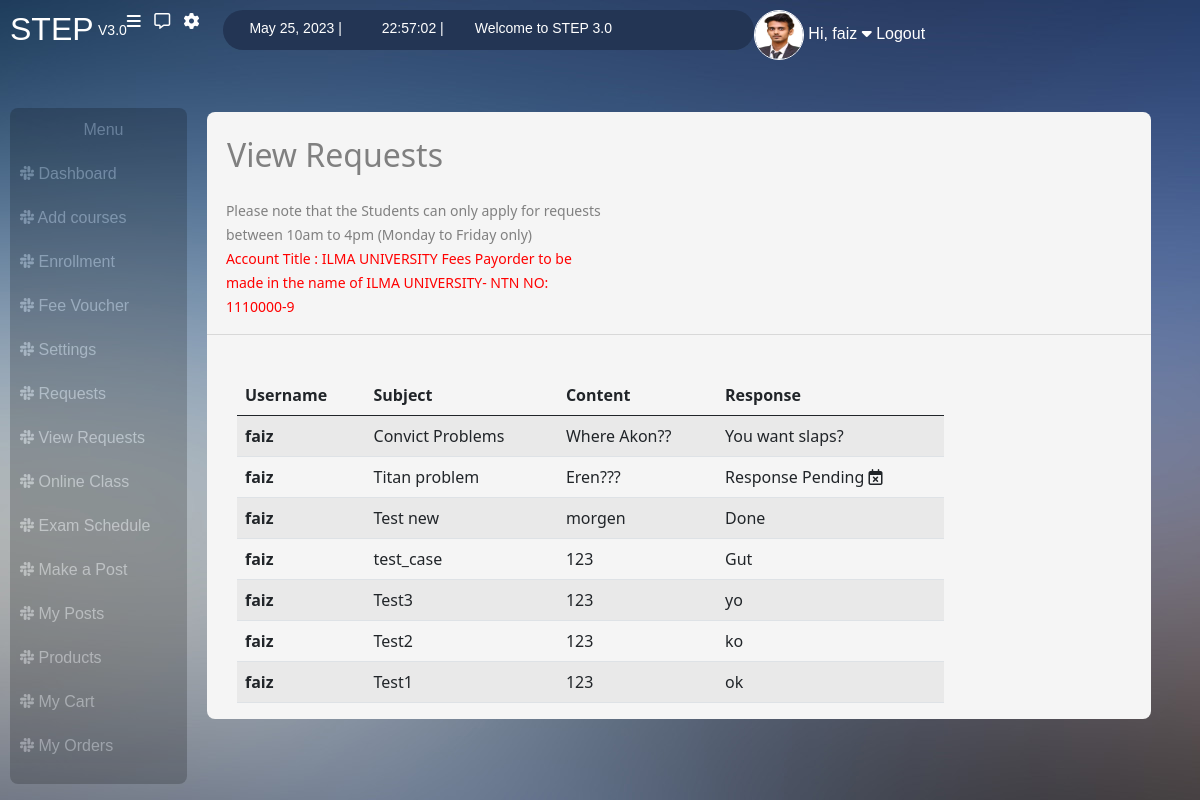
/view_requests/ (signed in), run on an earlier commit of the app's database.
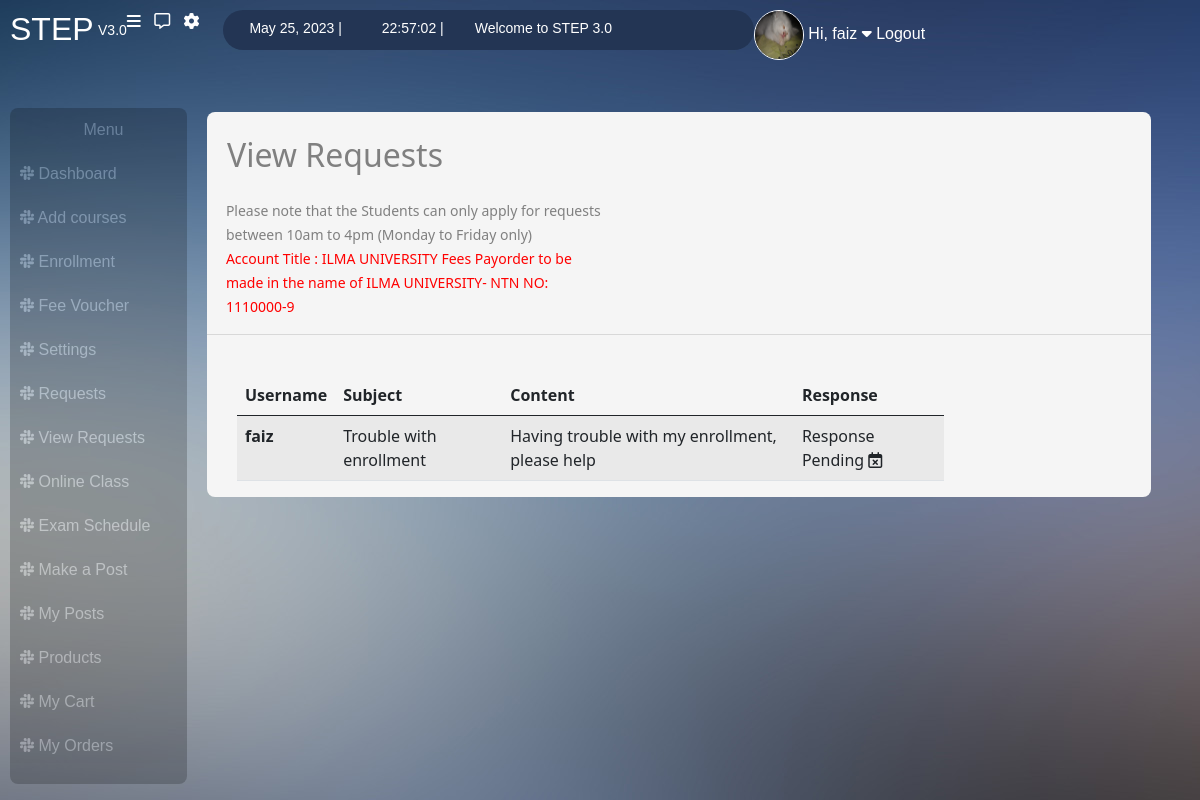
And on a later commit of the database.
### users/models.py (models this page shows, shortened)
class UserInfo(models.Model):
    user = models.ForeignKey(User, on_delete=models.CASCADE)
    degree_title = models.CharField(max_length=20, blank=True, default='bscs')
    address = models.CharField(max_length=50)
    profile_img = models.ImageField(upload_to='profile_images', default='blank-profile-picture.png')
    contact = models.CharField(max_length=20)
    is_student = models.BooleanField(blank=False, default=True)
    is_teacher = models.BooleanField(blank=False, default=False)

class OtherRequests(models.Model):
    user = models.CharField(max_length=50)
    subject = models.CharField(max_length=50, blank=True)
    content = models.CharField(max_length=150)
    created_at = models.DateTimeField(default=datetime.now)
    response = models.CharField(max_length=150, default='Response Pending')
    has_responded = models.BooleanField(default=False)

### users/views.py (the view)
# urls.py: path('view_requests/', views.view_requests, name="view_requests"),
@login_required(login_url='student_login')
def view_requests(request):
    user_profile = UserInfo.objects.get(user=request.user)
    if user_profile.is_teacher ==True:
        messages.warning(request, "You are logged in as a teacher and trying to access student's portal")
        return redirect('teacher_dashboard')
    else:
        today = date.today()
        now = datetime.now()
        current_time = now.strftime("%H:%M:%S")
        current_user = request.user
        current_user_object = OtherRequests.objects.filter(user=current_user).order_by('-id')
        return render(request, 'users/view_requests.html', {'user_profile': user_profile, 'today':today, 'current_time': current_time, 'current_user_object': current_user_object})

### users/templates/users/view_requests.html (shortened to what this page needs)
{% extends "users/base.html" %}
{% block heading %} View Requests {% endblock %}
    {% block content %}
                            <br>
                            <table class="table table-striped">
                                <thead>
                                  <tr>
                                    <th scope="col">Username</th>
                                    <th scope="col">Subject</th>
                                    <th scope="col">Content</th>
                                    <th scope="col">Response</th>
                                  </tr>
                                </thead>
                                <tbody>
                                    {% for request in current_user_object %}
                                  <tr>
                                    <th scope="row">{{request.user}}</th>
                                    <td>{{request.subject}}</td>
                                    <td>{{request.content}}</td>
                                    {% if request.response == 	"Response Pending" %}
                                    <td>{{request.response}}&nbsp;<i class="fa-sharp fa-regular fa-calendar-xmark"></i></td>
                                    {% else %}
                                    <td>{{request.response}}</td>
                                    {% endif %}
                                  </tr>
                                  {% endfor %}
                                </tbody>
                              </table>
{% endblock %}

### users/templates/users/base.html (shortened to what this page needs)
{% load static %}
<!DOCTYPE html>
<html lang="en">
<head>
    <link href="https://cdn.jsdelivr.net/npm/bootstrap@5.0.2/dist/css/bootstrap.min.css" rel="stylesheet">
    <link rel="stylesheet" href="{% static 'users/register_style.css' %}">
</head>
<body>
    <div class="box">
        <div class="nav">
            <a href="/dashboard"><h2>STEP </h2></a>  &nbsp;
            <small>  V3.0 </small>
                <a href="#"><i class="fa-solid fa-bars requests"></i></a> &nbsp; &nbsp;
                <a href="/request"><i class="fa-regular fa-message "></i></a> &nbsp; &nbsp;
                <a href="/settings" title="Settings"><i class="fa-solid fa-gear"></i></a>  &nbsp; &nbsp;
                <div class="oval_div">
                    <small> {{today}} |</small>  &nbsp; <small> {{current_time}}  |</small>
                    <small> Welcome to STEP 3.0 </small>
                </div>
                <dv class="profile_div">
                    <a href="/profile/{{user}}">
                        <img class="img-fluid " src="{{ user_profile.profile_img.url }}">
                        <span>Hi, {{user}}</span>
                        <i class="fa-solid fa-caret-down"></i>
                    </a>
                    <a href="/student_logout">Logout</a>
                </dv>
        </div>
                <br>   <br>
            <div class="responsive">
                    <div class="vertical_nav nav">
                        <ul>
                            <li class="text-center">Menu</li>
                            <a href="/dashboard"><li><i class="fa-brands fa-slack"></i>  Dashboard</li></a>
                            <a href="/add_course"><li><i class="fa-brands fa-slack"></i>  Add courses </li></a>
                            <a href="/enrollment"><li><i class="fa-brands fa-slack"></i>  Enrollment </li></a>
                            <a href="/fees"><li><i class="fa-brands fa-slack"></i>  Fee Voucher</li></a>
                            <a href="/settings"><li><i class="fa-brands fa-slack"></i>  Settings</li></a>
                            <a href="/request"><li><i class="fa-brands fa-slack"></i>  Requests</li></a>
                            <a href="/view_requests"><li><i class="fa-brands fa-slack"></i>  View Requests</li></a>
                            <a href="/online_class"><li><i class="fa-brands fa-slack"></i>  Online Class</li></a>
                            <a href="/exam"><li><i class="fa-brands fa-slack"></i>  Exam Schedule</li></a>
                            <a href="/make_post"><li><i class="fa-brands fa-slack"></i> Make a Post</li></a>
                            <a href="/my_posts/{{user.id}}"><li><i class="fa-brands fa-slack"></i> My Posts</li></a>
                            <a href="/all_products"><li><i class="fa-brands fa-slack"></i>  Products</li></a>
                            <a href="/my_cart"><li><i class="fa-brands fa-slack"></i>  My Cart</li></a>
                            <a href="/my_orders"><li><i class="fa-brands fa-slack"></i>  My Orders</li></a>
                        </ul>
                    </div>
                        <br>
                    <div class="right_side_main">
                            <br>
                            <h2 class="main_heading">{% block heading %} Dashboard {% endblock %}</h2>
                            <br><br>
                            <div class="notice">
                                    <small>Please note that the Students can only apply for requests between 10am to 4pm (Monday to Friday only)<br> <span>Account Title : ILMA UNIVERSITY Fees Payorder to be made in the name of ILMA UNIVERSITY- NTN NO: 1110000-9</span></small>
                            </div>
                            <hr>
                                <div class="base_content">
                                    {% block content %}
                                    {% endblock %}
                                </div>
                    </div>
            </div>
    </div>
</body>
</html>

What changed in the data, as far as the page shows it:
removed OtherRequests: user "faiz", subject "Convict Problems", content "Where Akon??", response "You want slaps?"
removed OtherRequests: user "faiz", subject "Titan problem", content "Eren???", response "Response Pending"
removed OtherRequests: user "faiz", subject "Test new", content "morgen", response "Done"
removed OtherRequests: user "faiz", subject "test_case", content "123", response "Gut"
removed OtherRequests: user "faiz", subject "Test3", content "123", response "yo"
removed OtherRequests: user "faiz", subject "Test2", content "123", response "ko"
removed OtherRequests: user "faiz", subject "Test1", content "123", response "ok"
changed UserInfo: profile_img: a different picture
added OtherRequests: user "faiz", subject "Trouble with enrollment", content "Having trouble with my enrollment, please help", response "Response Pending"
